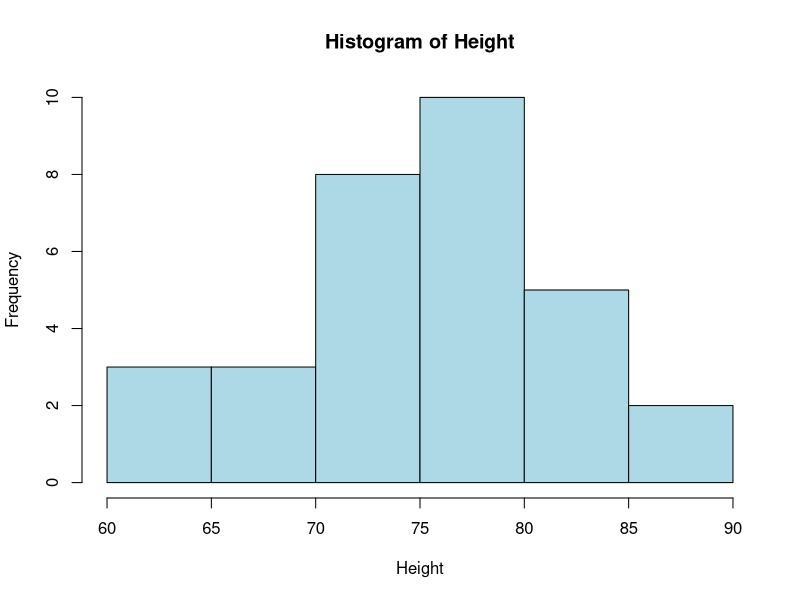
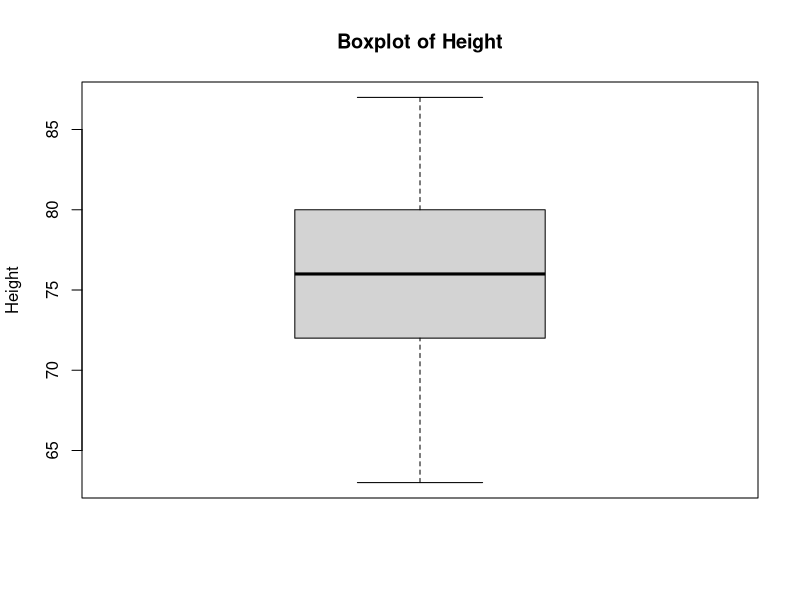
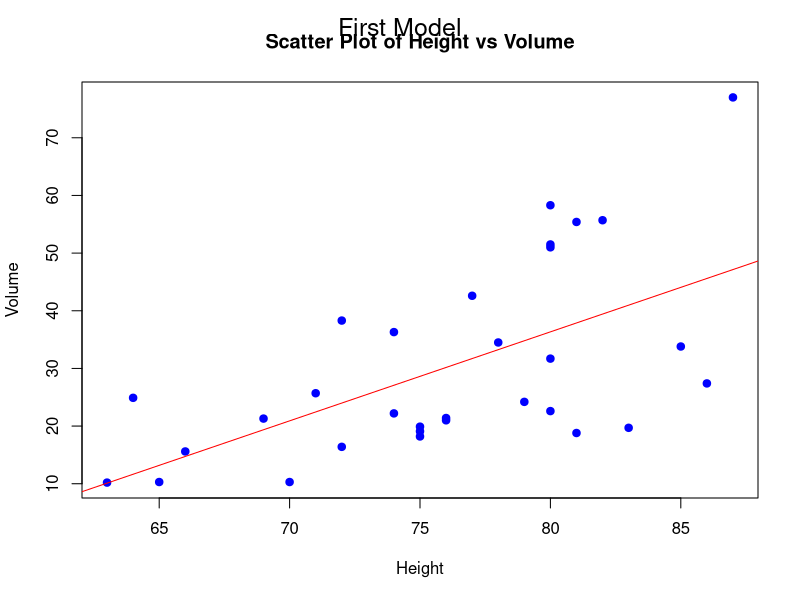
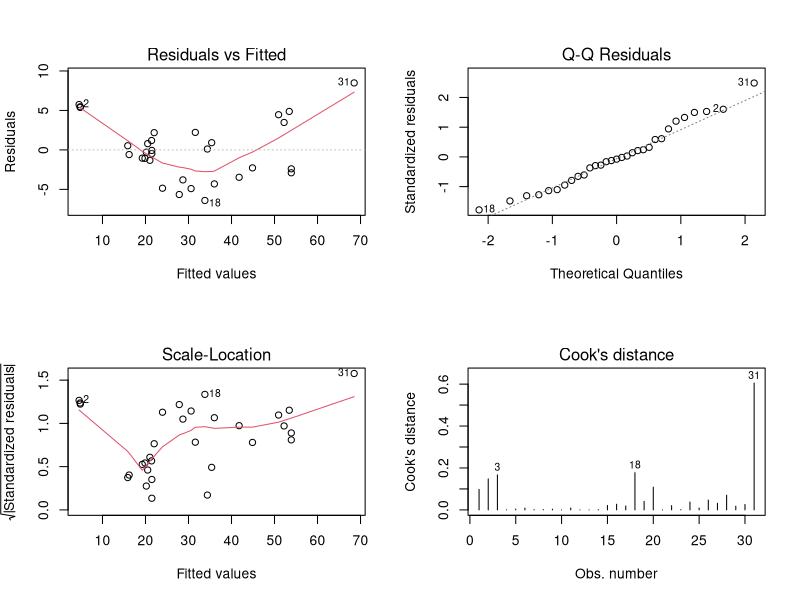
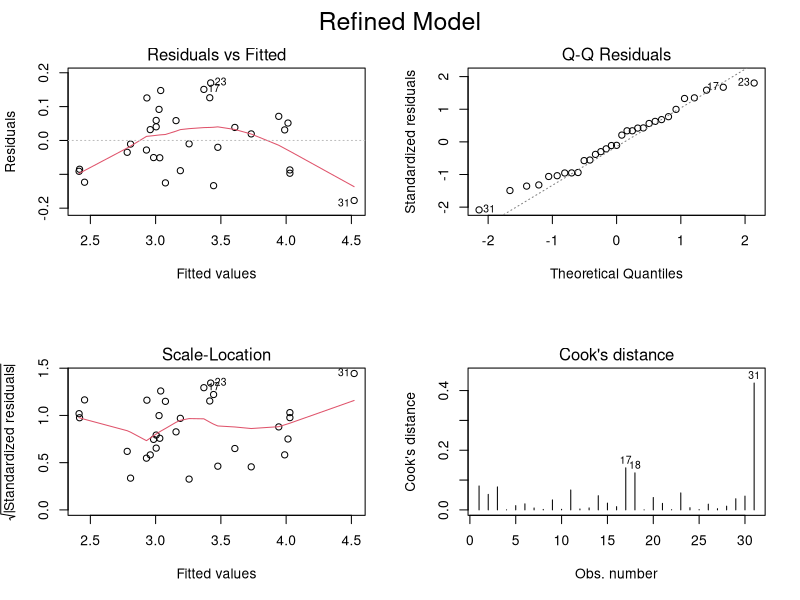
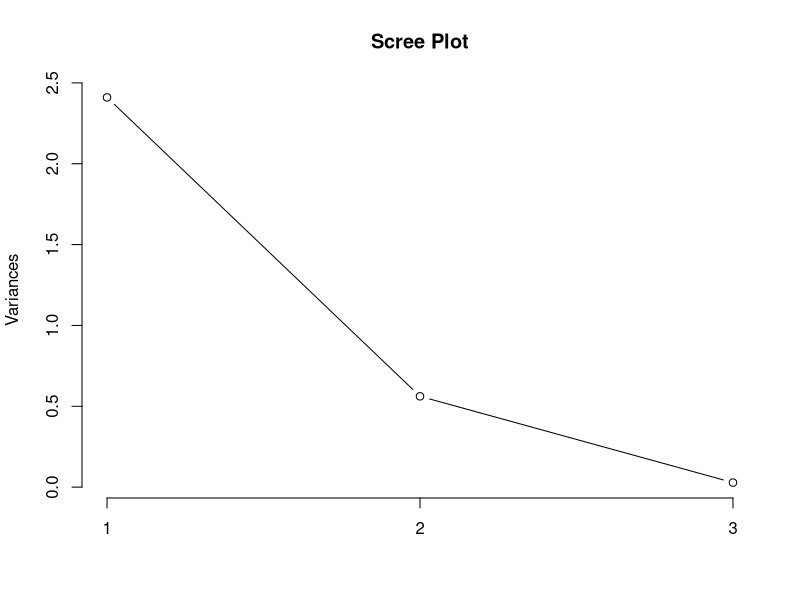
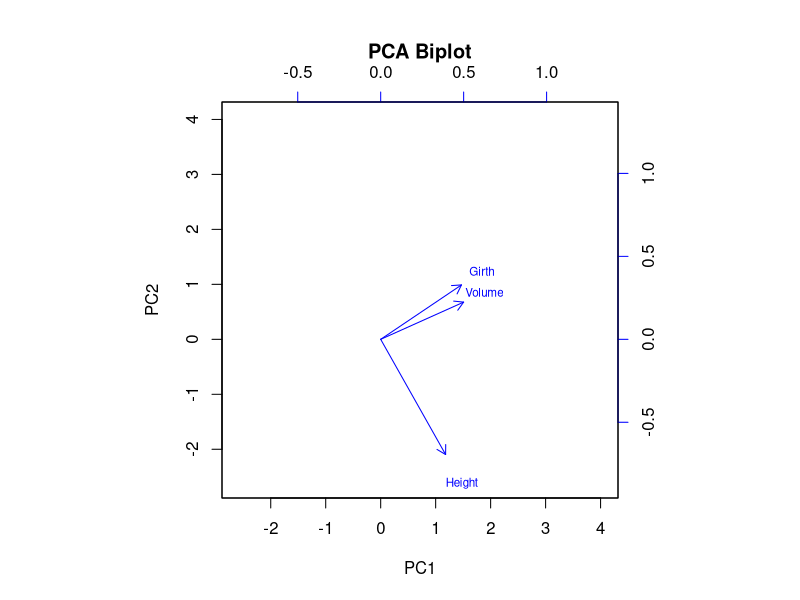

These figures' R source, in order:
# Load and inspect the dataset
data(trees)
str(trees)

#  Summary Statistics for a Numerical Variable (e.g., 'Height')
summary(trees$Height)  # Summary of the Height variable
sd(trees$Height)  # Standard deviation of the Height variable

#  Visualization: Histogram and Boxplot for 'Height'
# Histogram for Height
hist(trees$Height, main="Histogram of Height", xlab="Height", col="lightblue")

# Boxplot for Height
boxplot(trees$Height, main="Boxplot of Height", ylab="Height")

#  Correlation between Numerical Variables (e.g., Height and Volume)
cor(trees$Height, trees$Volume)

#  Scatter Plot with Trend Line between 'Height' and 'Volume'
plot(trees$Height, trees$Volume, main="Scatter Plot of Height vs Volume", 
     xlab="Height", ylab="Volume", pch=19, col="blue")
abline(lm(trees$Volume ~ trees$Height), col="red")

#  Linear Regression Model for 'Volume' prediction using 'Height' and 'Girth'
model <- lm(Volume ~  Girth + Height , data=trees)
summary(model)
mtext("First Model", side = 3, outer = TRUE, line = -2, cex = 1.5)


#  Diagnostic Plots for the Regression Model
par(mfrow=c(2,2))
plot(model, which=1:4, labels.id=NULL)

#Refined Model(after Log transformation)
model_log <- lm(log(Volume) ~ Girth + Height, data = trees)
summary(model_log)
par(mfrow=c(2,2))
plot(model_log, which=1:4, labels.id=NULL)
mtext("Refined Model", side = 3, outer = TRUE, line = -2, cex = 1.5)


#  Principal Component Analysis (PCA)
# Perform PCA on numerical variables in the dataset (Height and Volume)
pca <- prcomp(trees, scale.=TRUE)

# Scree Plot
par(mfrow=c(1, 1))  # Reset plot layout
plot(pca, type="l", main="Scree Plot")

# Summary of PCA
summary(pca)

# Biplot for PCA
biplot(pca, scale=0, main="PCA Biplot", cex=0.7, col=c("black", "blue"), xlabs=rep("", nrow(trees)))





